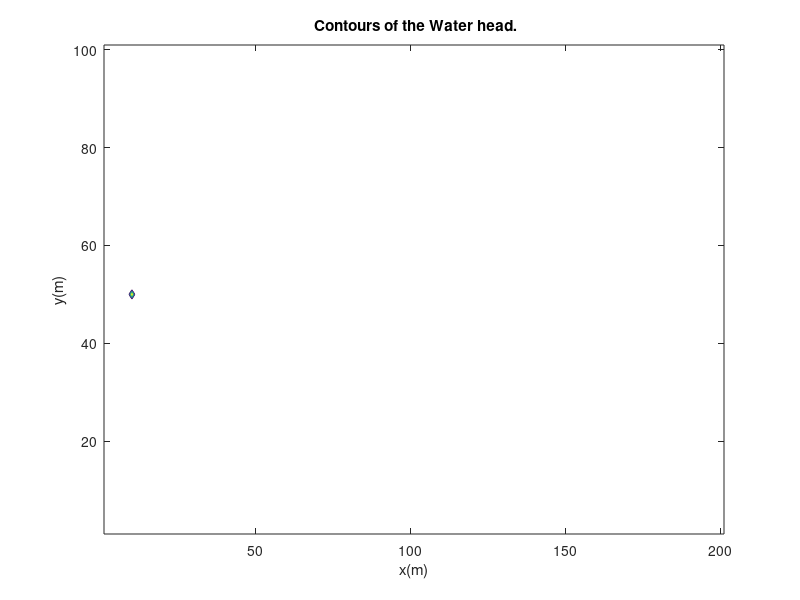

Here is the MATLAB script that generated this plot:
% Plot contour
clear
clc
% The numerical data
load result.mat


x=1:Lx;
y=1:Ly;

% [xx,yy]=meshgrid(y,x);
% contour(xx,yy,Cen,10);

% use a transpose to get x y corret
[xx,yy]=meshgrid(x,y);
contour(xx,yy,Cen',10);  

xlabel('x(m)'), ylabel('y(m)')
title (' Contours of the Water head.')
